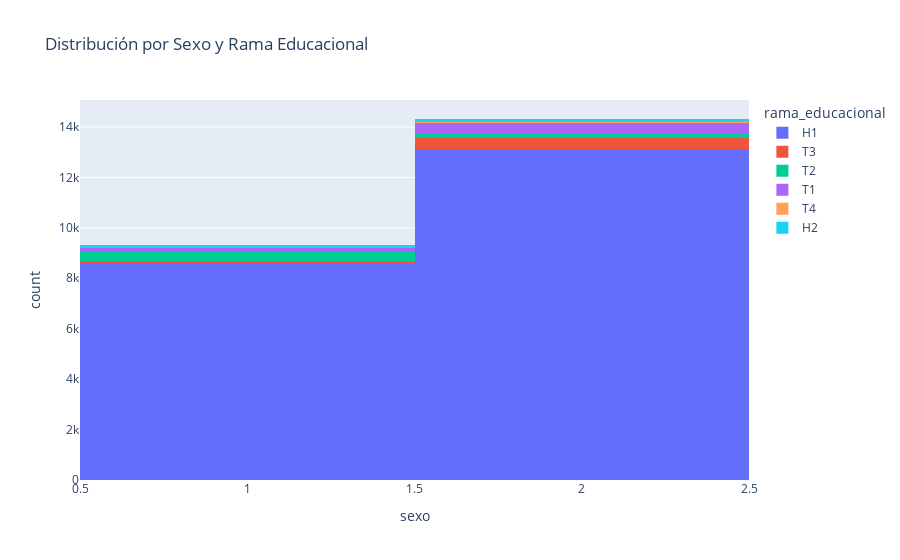

Source (notebook cell):
### Markdown cell above
### 6. Distribución de Variables Categóricas

### Code cell
# Visualización de la distribución por sexo y rama educacional
fig = px.histogram(data, x='sexo', color='rama_educacional', title='Distribución por Sexo y Rama Educacional')
fig.show()

### Figure 1 — Plotly figure (JSON) as saved in the notebook; plotly's stock layout.template omitted (floating-point values rounded to 4 significant figures; data arrays with more than 128 entries replaced by an {"elided": "..."} marker saying what was removed)
{"data": [{"alignmentgroup": "True", "bingroup": "x", "hovertemplate": "rama_educacional=H1<br>sexo=%{x}<br>count=%{y}<extra></extra>", "legendgroup": "H1", "marker": {"color": "#636efa", "pattern": {"shape": ""}}, "name": "H1", "offsetgroup": "H1", "orientation": "v", "showlegend": true, "type": "histogram", "x": {"elided": "21716 int values"}, "xaxis": "x", "yaxis": "y"}, {"alignmentgroup": "True", "bingroup": "x", "hovertemplate": "rama_educacional=T3<br>sexo=%{x}<br>count=%{y}<extra></extra>", "legendgroup": "T3", "marker": {"color": "#EF553B", "pattern": {"shape": ""}}, "name": "T3", "offsetgroup": "T3", "orientation": "v", "showlegend": true, "type": "histogram", "x": {"elided": "519 int values"}, "xaxis": "x", "yaxis": "y"}, {"alignmentgroup": "True", "bingroup": "x", "hovertemplate": "rama_educacional=T2<br>sexo=%{x}<br>count=%{y}<extra></extra>", "legendgroup": "T2", "marker": {"color": "#00cc96", "pattern": {"shape": ""}}, "name": "T2", "offsetgroup": "T2", "orientation": "v", "showlegend": true, "type": "histogram", "x": {"elided": "545 int values"}, "xaxis": "x", "yaxis": "y"}, {"alignmentgroup": "True", "bingroup": "x", "hovertemplate": "rama_educacional=T1<br>sexo=%{x}<br>count=%{y}<extra></extra>", "legendgroup": "T1", "marker": {"color": "#ab63fa", "pattern": {"shape": ""}}, "name": "T1", "offsetgroup": "T1", "orientation": "v", "showlegend": true, "type": "histogram", "x": {"elided": "596 int values"}, "xaxis": "x", "yaxis": "y"}, {"alignmentgroup": "True", "bingroup": "x", "hovertemplate": "rama_educacional=T4<br>sexo=%{x}<br>count=%{y}<extra></extra>", "legendgroup": "T4", "marker": {"color": "#FFA15A", "pattern": {"shape": ""}}, "name": "T4", "offsetgroup": "T4", "orientation": "v", "showlegend": true, "type": "histogram", "x": [1, 1, 1, 2, 2, 2, 2, 2, 1, 1, 1, 2, 1, 1, 1, 1, 2, 2, 1], "xaxis": "x", "yaxis": "y"}, {"alignmentgroup": "True", "bingroup": "x", "hovertemplate": "rama_educacional=H2<br>sexo=%{x}<br>count=%{y}<extra></extra>", "legendgroup": "H2", "marker": {"color": "#19d3f3", "pattern": {"shape": ""}}, "name": "H2", "offsetgroup": "H2", "orientation": "v", "showlegend": true, "type": "histogram", "x": {"elided": "253 int values"}, "xaxis": "x", "yaxis": "y"}], "layout": {"barmode": "relative", "legend": {"title": {"text": "rama_educacional"}, "tracegroupgap": 0}, "title": {"text": "Distribución por Sexo y Rama Educacional"}, "xaxis": {"anchor": "y", "domain": [0, 1], "title": {"text": "sexo"}}, "yaxis": {"anchor": "x", "domain": [0, 1], "title": {"text": "count"}}}}
